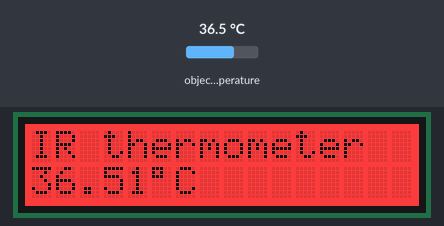
Simulated run of this sketch. Board: Arduino Uno, built with avr-gcc and run on an emulated ATmega328P. On the bench: 16×2 character LCD. Inputs (shaded band) come from the test bench; at power-on: object temperature 36.5 °C. What the sketch prints to the serial monitor is not drawn.

Above: at 2.2 s.
2.3 s: object temperature set to 20 °C
At 3.5 s:
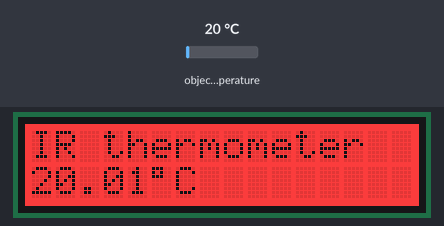
3.8 s: object temperature set to 26 °C
At 4.3 s:
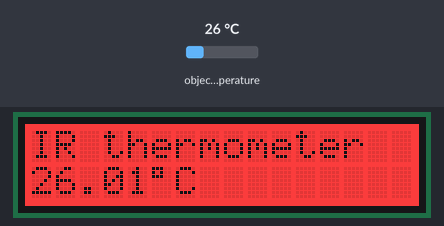
5.4 s: object temperature set to 32 °C
At 6.2 s:
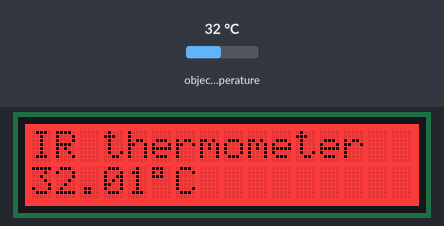
Timing chart, 0 to 8.4 s (numbered marks = the images above; inputs shaded):
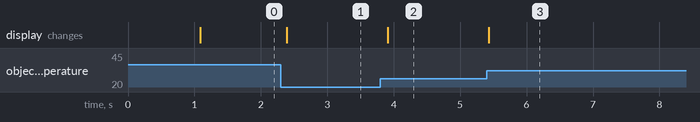

Measured:
- after the input at 2.3 s, the display: changes after 0.09 s (image 1)
- after the input at 3.8 s, the display: changes after 0.11 s (image 2)
- after the input at 5.4 s, the display: changes at once (image 3)

The sketch:

IR_temperature_LCD.ino
```cpp
#include <Wire.h> // Arduino I2C library
#include <SparkFunMLX90614.h> // IR thermometer library
#include "rgb_lcd.h" // LCD display library

rgb_lcd lcd;
IRTherm tempIR;

void setup()
{
    Serial.begin(9600);

    // Setup temperature sensor
    tempIR.begin();
    tempIR.setUnit(TEMP_C); // Celsius

    // Setup diplay
    lcd.begin(16, 2);
    lcd.setRGB(255, 0, 0);

    // Print LCD header
    lcd.print("IR thermometer");

    delay(1000);
}

void displayLCD(String text)
{
    lcd.setCursor(0, 1);
    lcd.print(text);
}

void loop()
{
    // Read from temperature sensor
    if (tempIR.read())
    {
        float objectT = tempIR.object();
        // Print temperature value on serial (debugging)
        Serial.println("Temp. Celsius: " + String(objectT));

        // Display temperature value on LCD
        displayLCD(String(objectT) + "\xDF" + "C");
    }
    else
    {
        // Print error message on serial (debugging)
        Serial.println("IR sensor error");
    }
    delay(100);
}
```
